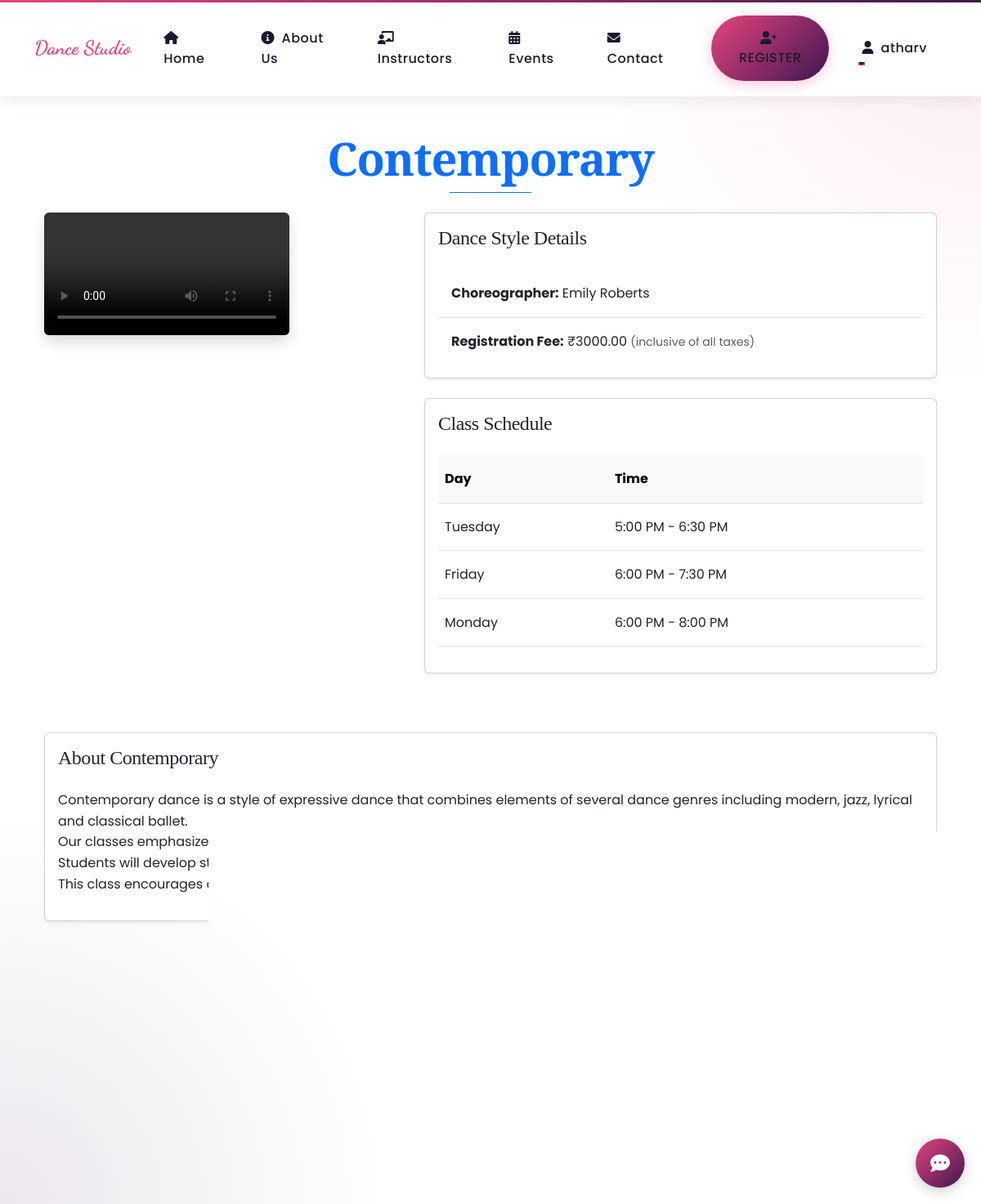
/style/2/ (signed in), run on the app's committed database.
### dance_styles/models.py (models this page shows, shortened)
class DanceStyle(models.Model):
    name = models.CharField(max_length=100)
    image = models.ImageField(upload_to='dance_styles/', null=True, blank=True)
    video = models.FileField(upload_to='dance_videos/', null=True, blank=True)
    choreographer = models.CharField(max_length=100)
    registration_fee = models.DecimalField(max_digits=10, decimal_places=2)
    description = models.TextField()

class ClassSlot(models.Model):
    dance_style = models.ForeignKey(DanceStyle, on_delete=models.CASCADE, related_name='class_slots')
    day = models.CharField(max_length=20)
    start_time = models.TimeField()
    end_time = models.TimeField()

### dance_styles/views.py (the view)
# urls.py: path('style/<int:style_id>/', views.dance_style_detail, name='dance_style_detail'),
@login_required(login_url='dance_styles:login')
def dance_style_detail(request, style_id):
    dance_style = get_object_or_404(DanceStyle, id=style_id)
    return render(request, 'dance_styles/dance_style_detail.html', {'dance_style': dance_style})

### dance_styles/templates/dance_styles/dance_style_detail.html (shortened to what this page needs)
{% extends 'dance_styles/base.html' %}
{% block content %}
<div class="container" style="padding-top: 80px;">
    <div class="text-center mb-4">
        <h1 class="display-4 fw-bold text-primary mb-2">{{ dance_style.name }}</h1>
        <div class="border-bottom border-primary mx-auto" style="width: 100px;"></div>
    </div>
    <div class="row mb-5">
        <div class="col-md-5">
            {% if dance_style.video %}
            <div class="mb-4">
                <video controls class="img-fluid rounded shadow">
                    <source src="{{ dance_style.video.url }}" type="video/mp4">
                </video>
            </div>
            {% elif dance_style.image %}
            <img src="{{ dance_style.image.url }}" class="img-fluid rounded shadow" alt="{{ dance_style.name }}">
            {% else %}
            <div class="bg-light text-center p-5 rounded shadow">
                <i class="fas fa-image fa-3x text-muted mb-3"></i>
                <span class="text-muted d-block">No image or video available</span>
            </div>
            {% endif %}
        </div>
        <div class="col-md-7">
            <div class="card mb-4 shadow-sm">
                <div class="card-body">
                    <h5 class="card-title h4 mb-4">Dance Style Details</h5>
                    <ul class="list-group list-group-flush">
                        <li class="list-group-item py-3"><strong>Choreographer:</strong> {{ dance_style.choreographer }}</li>
                        <li class="list-group-item py-3"><strong>Registration Fee:</strong> ₹{{ dance_style.registration_fee|floatformat:2 }} <small class="text-muted">(inclusive of all taxes)</small></li>
                    </ul>
                </div>
            </div>
            <div class="card mb-4 shadow-sm">
                <div class="card-body">
                    <h5 class="card-title h4 mb-4">Class Schedule</h5>
                    {% if dance_style.class_slots.all %}
                    <table class="table table-hover">
                        <thead class="table-light">
                            <tr>
                                <th class="py-3">Day</th>
                                <th class="py-3">Time</th>
                            </tr>
                        </thead>
                        <tbody>
                            {% for slot in dance_style.class_slots.all %}
                            <tr>
                                <td class="py-3">{{ slot.day }}</td>
                                <td class="py-3">{{ slot.start_time|time:"g:i A" }} - {{ slot.end_time|time:"g:i A" }}</td>
                            </tr>
                            {% endfor %}
                        </tbody>
                    </table>
                    {% else %}
                    <p class="text-muted">No class slots available yet.</p>
                    {% endif %}
                </div>
            </div>
        </div>
    </div>
    <div class="row mb-5">
        <div class="col-12">
            <div class="card shadow-sm">
                <div class="card-body">
                    <h5 class="card-title h4 mb-4">About {{ dance_style.name }}</h5>
                    <p class="card-text lead">{{ dance_style.description|linebreaks }}</p>
                </div>
            </div>
        </div>
    </div>
    <div class="text-center mt-4 mb-5">
        <a href="{% url 'dance_styles:register' %}?dance_style={{ dance_style.id }}"
           class="btn btn-primary btn-lg px-5 py-3 shadow-sm hover-lift">
            <i class="fas fa-user-plus me-2"></i>Register Now
        </a>
        <div class="mt-3">
            <a href="{% url 'dance_styles:home' %}" class="btn btn-outline-secondary">
                <i class="fas fa-arrow-left me-2"></i>Back to Home
            </a>
        </div>
    </div>
</div>
{% endblock %}

### dance_styles/templates/dance_styles/base.html (shortened to what this page needs)
<!DOCTYPE html>
<html lang="en">
<head>
    <link href="https://cdn.jsdelivr.net/npm/bootstrap@5.3.0/dist/css/bootstrap.min.css" rel="stylesheet">
    <link href="https://cdnjs.cloudflare.com/ajax/libs/font-awesome/6.0.0/css/all.min.css" rel="stylesheet">
    <link href="https://unpkg.com/aos@2.3.1/dist/aos.css" rel="stylesheet">
    <link rel="stylesheet" href="https://cdnjs.cloudflare.com/ajax/libs/animate.css/4.1.1/animate.min.css"/>
</head>
<body>
    <nav class="navbar navbar-expand-lg fixed-top">
        <div class="container">
            <a class="navbar-brand" href="{% url 'dance_styles:home' %}">Dance Studio</a>
            <div class="collapse navbar-collapse" id="navbarNav">
                <ul class="navbar-nav ms-auto align-items-center">
                    {% if user.is_authenticated %}
                    <li class="nav-item">
                        <a class="nav-link" href="{% url 'dance_styles:home' %}">
                            <i class="fas fa-home me-1"></i> Home
                        </a>
                    </li>
                    {% endif %}
                    <li class="nav-item">
                        <a class="nav-link" href="{% url 'dance_styles:about' %}">
                            <i class="fas fa-info-circle me-1"></i> About Us
                        </a>
                    </li>
                    <li class="nav-item">
                        <a class="nav-link" href="{% url 'dance_styles:instructors' %}">
                            <i class="fas fa-chalkboard-teacher me-1"></i> Instructors
                        </a>
                    </li>
                    <li class="nav-item">
                        <a class="nav-link" href="{% url 'dance_styles:events' %}">
                            <i class="fas fa-calendar-alt me-1"></i> Events
                        </a>
                    </li>
                    <li class="nav-item">
                        <a class="nav-link" href="{% url 'dance_styles:contact' %}">
                            <i class="fas fa-envelope me-1"></i> Contact
                        </a>
                    </li>
                    {% if user.is_authenticated %}
                    <li class="nav-item">
                        <a class="nav-link btn btn-primary text-white rounded-pill px-4" href="{% url 'dance_styles:register' %}">
                            <i class="fas fa-user-plus me-1"></i> Register
                        </a>
                    </li>
                    {% endif %}
                    {% if user.is_authenticated %}
                    <li class="nav-item dropdown">
                        <a class="nav-link dropdown-toggle" href="#" id="navbarDropdown" role="button" data-bs-toggle="dropdown" aria-expanded="false">
                            <i class="fas fa-user me-1"></i> {{ user.username }}
                        </a>
                    </li>
                    {% endif %}
                </ul>
            </div>
        </div>
    </nav>
    <div class="container" style="padding-top: 80px;">
        {% block content %}{% endblock %}
    </div>
    <footer class="footer text-center">
        <div class="container">
            <p> 2025 Dance Studio. All rights reserved.</p>
        </div>
    </footer>
    {% if user.is_authenticated %}
    <div class="chatbot-button" id="chatbotButton">
        <i class="fas fa-comment-dots"></i>
    </div>
    {% endif %}
</body>
</html>

### dance_styles/templates/dance_styles/base.html (style rules this page uses)
:root { --primary-color: #E6447D; --secondary-color: #3F1651; --dark-color: #1A1A2E; --light-color: #FFFFFF; --accent-color: #FFB703; --gradient-primary: linear-gradient(135deg, var(--primary-color), var(--secondary-color)); --font-heading: 'Playfair Display', serif; --font-body: 'Poppins', sans-serif; --font-accent: 'Dancing Script', cursive; }
body { font-family: var(--font-body); background-color: var(--light-color); color: var(--dark-color); overflow-x: hidden; scroll-behavior: smooth; line-height: 1.6; background-image: radial-gradient(circle at 100% 0%, rgba(230, 68, 125, 0.1) 0%, transparent 25%), radial-gradient(circle at 0% 100%, rgba(63, 22, 81, 0.1) 0%, transparent 25%); background-attachment: fixed; }
h1, h2, h3, h4, h5, h6 { font-family: var(--font-heading); font-weight: 700; letter-spacing: -0.02em; }
.navbar { background-color: rgba(255, 255, 255, 0.98); backdrop-filter: blur(10px); box-shadow: 0 2px 20px rgba(0,0,0,0.1); padding: 1.2rem 0; transition: all 0.3s ease; }
.navbar::before { content: ''; position: absolute; top: 0; left: 0; right: 0; height: 3px; background: var(--gradient-primary); }
.navbar .nav-link { position: relative; margin: 0 1rem; font-weight: 500; letter-spacing: 0.5px; }
.navbar .nav-link::before { content: ''; position: absolute; bottom: -5px; left: 0; width: 0; height: 2px; background: var(--primary-color); transition: width 0.3s ease; }
.navbar-brand { font-family: 'Dancing Script', cursive; font-size: 2rem; color: var(--primary-color) !important; text-shadow: 2px 2px 4px rgba(0,0,0,0.1); }
.navbar-brand { color: var(--primary-color) !important; font-weight: 700; font-size: 1.5rem; }
.nav-link { color: var(--dark-color) !important; font-weight: 500; margin: 0 0.5rem; position: relative; }
.nav-link::after { content: ''; position: absolute; width: 0; height: 2px; bottom: 0; left: 0; background-color: var(--primary-color); transition: width 0.3s ease; }
.btn-primary { background: var(--gradient-primary); border: none; border-radius: 30px; padding: 1rem 3rem; font-weight: 600; letter-spacing: 1px; text-transform: uppercase; transition: all 0.3s ease; color: white; position: relative; overflow: hidden; z-index: 1; box-shadow: 0 4px 15px rgba(230, 68, 125, 0.3); }
.btn-primary::after { content: '💃'; position: absolute; right: -30px; top: 50%; transform: translateY(-50%); font-size: 1.2em; opacity: 0; transition: all 0.3s ease; }
.btn-primary::before { content: ''; position: absolute; top: 0; left: 0; width: 0; height: 100%; background-color: var(--secondary-color); transition: all 0.3s ease; z-index: -1; }
.footer { background-color: var(--dark-color); color: white; padding: 40px 0; margin-top: 60px; }
.display-4 { font-weight: 700; margin-bottom: 1rem; }
.lead { font-weight: 400; font-size: 1.2rem; }
.chatbot-button { position: fixed; bottom: 20px; right: 20px; background: var(--gradient-primary); color: white; width: 60px; height: 60px; border-radius: 50%; cursor: pointer; display: flex; align-items: center; justify-content: center; box-shadow: 0 4px 15px rgba(0, 0, 0, 0.2); transition: transform 0.3s ease, background 0.3s ease; z-index: 1000; }
.chatbot-button i { font-size: 1.5rem; }

### dance_styles/templates/dance_styles/dance_style_detail.html (style rules this page uses)
.hover-lift { transition: transform 0.2s ease; }

### data on the page
DanceStyle: name "Contemporary", choreographer "Emily Roberts", registration_fee "3000.00", description "Contemporary dance is a style of expressive dance that combines elements of several dance genres including modern, jazz, lyrical and classical ballet. Our classes emphasize versatility and improvisation, with focus on floor work, fall and recovery, and contract and release. Students will develop strong technical skills while learning to use dance as a means of self-expression. This class encourages dancers to explore their creativity and emotional depth through movement."
ClassSlot: day "Tuesday", start_time "5:00 PM", end_time "6:30 PM"
ClassSlot: day "Friday", start_time "6:00 PM", end_time "7:30 PM"
ClassSlot: day "Monday", start_time "6:00 PM", end_time "8:00 PM"

### other printed values
{{ user.username }} "atharv"
